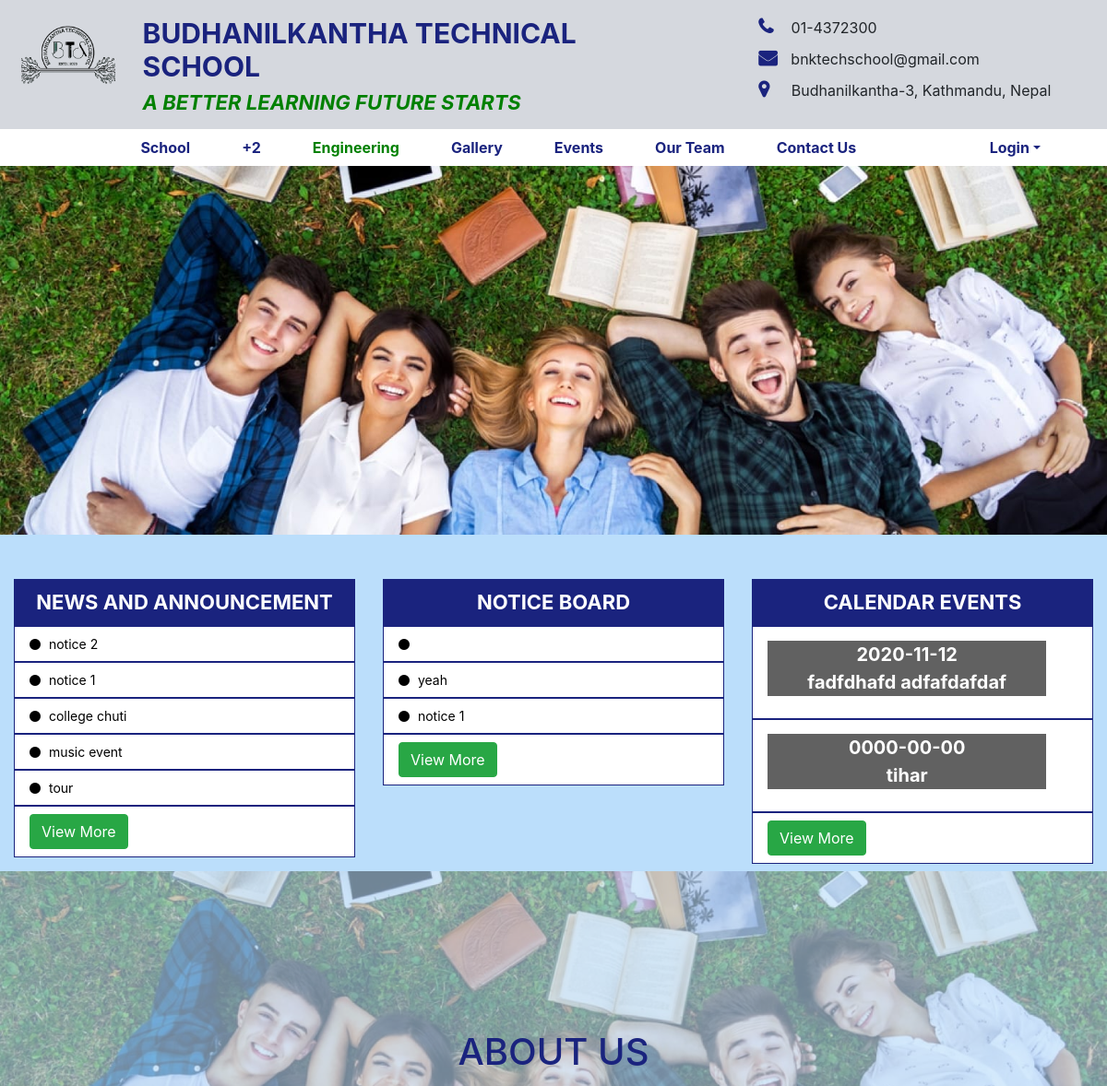
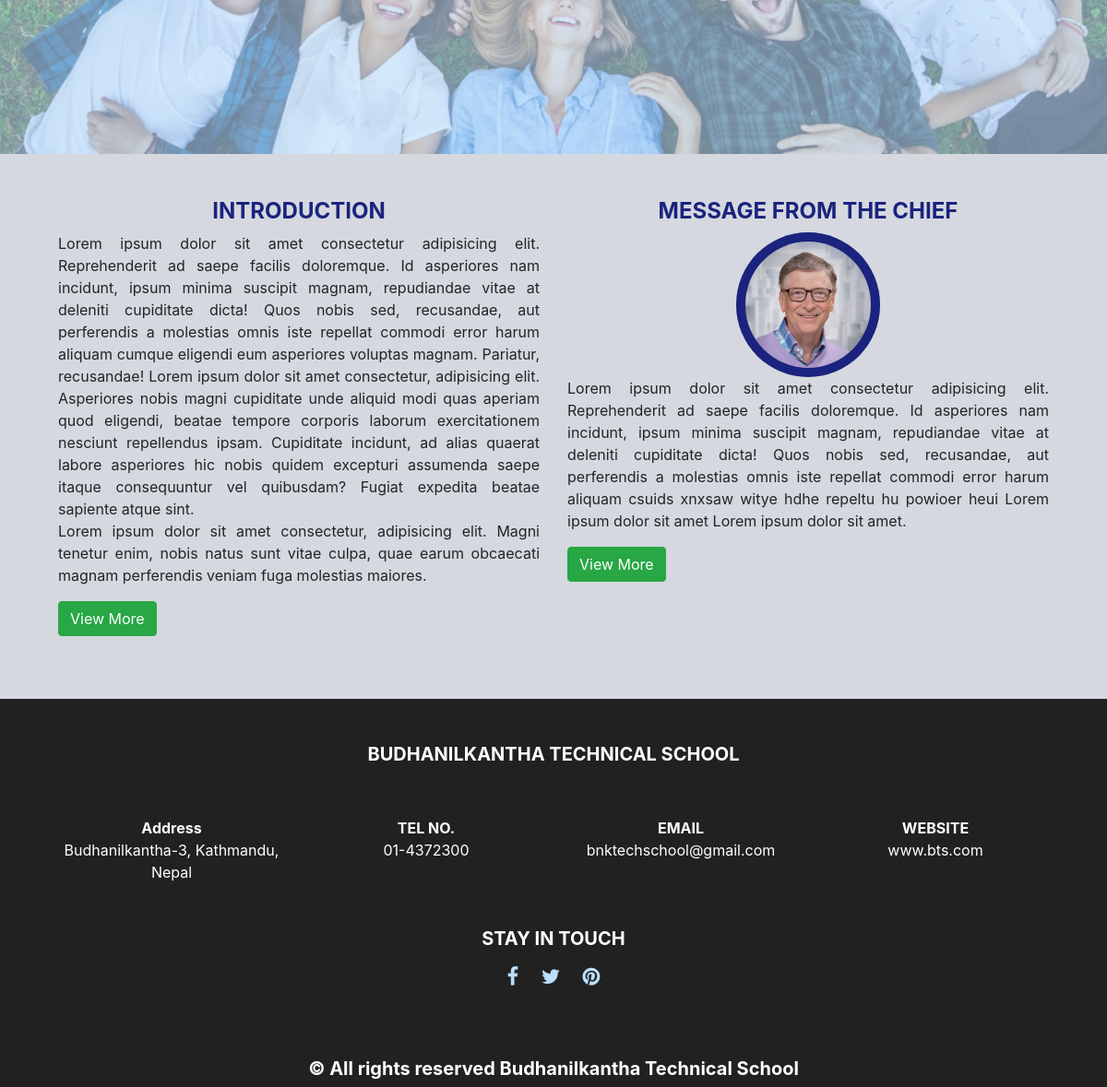
/BTS/engineering/index.php, run on the app's committed database (2 pictures, top to bottom).
### tables this page shows
CREATE TABLE `news_and_event` (
  `id` int(11) NOT NULL,
  `post` text NOT NULL,
  `description` varchar(1025) NOT NULL,
  `date` date NOT NULL,
  `school` int(11) NOT NULL,
  `plus2` int(11) NOT NULL,
  `engineering` int(11) NOT NULL
);

CREATE TABLE `notice` (
  `id` int(11) NOT NULL,
  `notice` text NOT NULL,
  `school` int(11) NOT NULL,
  `plus2` int(11) NOT NULL,
  `engineering` int(11) NOT NULL
);

CREATE TABLE `calender` (
  `id` int(11) NOT NULL,
  `event` text NOT NULL,
  `date` date NOT NULL,
  `school` int(11) NOT NULL,
  `plus2` int(11) NOT NULL,
  `engineering` int(11) NOT NULL
);

### BTS/engineering/index.php (the view, shortened to what this page needs)
?><!DOCTYPE html>
<html lang="en">
  <head>
    <link rel="stylesheet" type="text/css" href="frontpage/css/bootstrap.min.css" />
    <link rel="stylesheet" type="text/css" href="frontpage/css/font-awesome.min.css" />
    <link rel="stylesheet" href="frontpage/css/style.css" />
  </head>
  <body>
    <div class="container-fluid">
      <div class="row top-banner p-2">
        <div class="col-lg-8 col-md-8 col-sm-12">
          <div class="row">
            <div class="col-lg-2 col-sm-6 col-md-4">
              <div class="logo">
                <img src="frontpage/images/logo.jpg" style="margin-top: 20px;" alt="Not Available!" />
              </div>
            </div>
            <div class="col-sm-8">
              <div class="top-title">
                <h1>BUDHANILKANTHA TECHNICAL SCHOOL</h1>
              </div>
              <div class="top-subtitle">
                <h5>A BETTER LEARNING FUTURE STARTS</h5>
              </div>
            </div>
          </div>
        </div>
        <div class="col-lg-4 col-md-4 col-sm-12">
          <div class="quick-contact">
            <ul>
              <li><i class="fa fa-phone"></i>&nbsp;01-4372300</li>
              <li><i class="fa fa-envelope"></i>bnktechschool@gmail.com</li>
              <li>
                <i class="fa fa-map-marker"></i>&nbsp;&nbsp;Budhanilkantha-3,
                Kathmandu, Nepal
              </li>
            </ul>
          </div>
        </div>
      </div>
    </div>
    <?php
      if(isset($_SESSION['login_user'])){
      ?>
    <div>
      <nav class="navbar navbar-expand-lg navbar-light py-0 ">
        <button
          class="navbar-toggler"
          type="button"
          data-toggle="collapse"
          data-target="#navbarSupportedContent"
          aria-controls="navbarSupportedContent"
          aria-expanded="false"
          aria-label="Toggle navigation"
        >
          <span class="navbar-toggler-icon"></span>
        </button>
        <div class="collapse navbar-collapse" id="navbarSupportedContent">
          <ul class="navbar-nav mx-auto">
             <!--<li class="nav-item center-menu">
              <a class="nav-link" href="../index.php">School</a>
            </li>
            <li class="nav-item center-menu">
              <a class="nav-link " href="./+2/index.php">+2</a>
            </li>-->
            <li class="nav-item center-menu">
              <a class="nav-link" href="galary/gallery.php">Gallery</a>
            </li>
            <li class="nav-item center-menu">
              <a class="nav-link" href="./events/events.php">Events</a>
            </li>
            <li class="nav-item center-menu">
              <a class="nav-link" href="resources/resources.php">Resources</a>
            </li>
            <li class="nav-item center-menu">
              <a class="nav-link" href="ourteam/ourteam.php">Our Team</a>
            </li>
             <li class="nav-item center-menu">
              <a class="nav-link" href="results/results.php">Results</a>
            </li>
            <li class="nav-item center-menu">
              <a class="nav-link" href="contact/contact.php">Contact Us</a>
            </li>
          </ul>
          <form class="form-inline my-2 my-lg-0">
            <ul class="navbar-nav mr-5" >
              <li class="nav-item">
                <a class="nav-link right-link" href="student/profile.php"><?php echo "$_SESSION[login_user]";?></a>
              </li>
              <li class="nav-item">
                <a class="nav-link right-link" href="login/logout.php">Logout</a>
              </li>
            </ul>
          </form>
        </div>
      </nav>
    </div>
<?php }else{
  ?>
  <div>
      <nav class="navbar navbar-expand-lg navbar-light py-0 ">
        <div class="collapse navbar-collapse" id="navbarSupportedContent">
          <ul class="navbar-nav mx-auto">
            <li class="nav-item center-menu">
              <a class="nav-link" href="../index.php">School</a>
            </li>
            <li class="nav-item center-menu">
              <a class="nav-link " href="../+2/index.php">+2</a>
            </li>
            <li class="nav-item center-menu">
              <a class="nav-link active " href="">Engineering</a>
            </li>
            <li class="nav-item center-menu">
              <a class="nav-link" href="galary/gallery.php">Gallery</a>
            </li>
            <li class="nav-item center-menu">
              <a class="nav-link" href="events/events.php">Events</a>
            </li>
            <li class="nav-item center-menu">
              <a class="nav-link" href="ourteam/ourteam.php">Our Team</a>
            </li>
            <li class="nav-item center-menu">
              <a class="nav-link" href="contact/contact.php">Contact Us</a>
            </li>
          </ul>
          <form class="form-inline my-2 my-lg-0">
            <ul class="navbar-nav mr-5" >
              <li class="nav-item dropdown" >
                <a class="nav-link right-link dropdown-toggle"
                id="navbarDropdown"
                role="button"
                data-toggle="dropdown"
                aria-haspopup="true"
                aria-expanded="false" >Login</a>
              </li>
            </ul>
          </form>
        </div>
      </nav>
    </div>
  <?php
}?>
    <div class="row p-0">
      <div class="col-lg-12 col-md-12 col-sm-12">
        <div>
          <img src="frontpage/images/banner-img.jpg" class="img-fluid" alt="Not Available!" />
        </div>
      </div>
    </div>
    <div class="container-fluid">
      <div class="row announcement pt-5">
        <div class="col-lg-4 ">
          <ul class="nav flex-column" style="margin-bottom: 15px;">
            <li class="nav-item">
              <a class="nav-link active" href="#">NEWS AND ANNOUNCEMENT</a>
            </li>
             <?php
                      include("connection.php");
                      $sql="select *from news_and_event WHERE engineering=1 ORDER BY id DESC LIMIT 5";
                      $query=mysqli_query($db,$sql);
                      while($row=mysqli_fetch_array($query))
                        {
              ?>
            <li class="nav-item">
              <a class="nav-link" href="#"
                ><i class="fa fa-circle"></i><?php echo $row['post']; ?></a
              >
            </li>
            <?php } ?>
            <li class="nav-item">
              <a class="nav-link" href="#"
                ><button type="button" class="btn btn-success">
                  View More
                </button></a
              >
            </li>
          </ul>
        </div>
        <div class="col-lg-4">
          <ul class="nav flex-column"  style="margin-bottom: 15px;">
            <li class="nav-item">
              <a class="nav-link active" href="#">NOTICE BOARD</a>
            </li>
            <?php
                      $sql="select *from notice WHERE engineering=1 ORDER BY id DESC LIMIT 5";
                      $query=mysqli_query($db,$sql);
                      while($row=mysqli_fetch_array($query))
                        {
              ?>
            <li class="nav-item">
              <a class="nav-link" href="#"
                ><i class="fa fa-circle"></i></i><?php echo $row['notice']; ?></a
              >
            </li>
           <?php } ?>
            <li class="nav-item">
              <a class="nav-link" href="#"
                ><button type="button" class="btn btn-success">
                  View More
                </button></a
              >
            </li>
          </ul>
        </div>
        <div class="col-lg-4">
          <ul class="nav flex-column">
            <li class="nav-item">
              <a class="nav-link active" href="#">CALENDAR EVENTS</a>
            </li>
            <?php
                      $sql="select *from calender WHERE engineering=1 ORDER BY id DESC LIMIT 2";
                      $query=mysqli_query($db,$sql);
                      while($row=mysqli_fetch_array($query))
                        {
              ?>
            <li class="nav-item">
              <a class="nav-link" href="#"><p class="date-marker" style="width:90%; height: 60px; margin-top: 7px;"><?php echo $row['date']; ?><br /><?php echo $row['event']; ?></p>
              </a>
            </li>
          <?php } ?>
            <li class="nav-item">
              <a class="nav-link" href="#"
                ><button type="button" class="btn btn-success">
                  View More
                </button></a
              >
            </li>
          </ul>
        </div>
      </div>
    </div>
    <div class="row p-0">
      <div class="col-lg-12">
        <div class="about-img">
          <img src="frontpage/images/banner-img.jpg" alt="Not Available!" />
          <div class="title">
            <form class="form-inline my-2 my-lg-0">
            <ul class="navbar-nav mr-auto">
              <li class="nav-item">
                <a class="nav-link right-link" href="./description/description.php"><h1>ABOUT US</h1></a>
              </li>
            </ul>
          </form>
          </div>
        </div>
      </div>
    </div>
    <div class="container-fluid">
      <div class="row message p-5">
        <div class="col-lg-6 col-sm-12 col-md-6" >
          <div class="introduction"  style="margin-bottom: 20px;">
            <h4>INTRODUCTION</h4>
            <p>
              Lorem ipsum dolor sit amet consectetur adipisicing elit.
              Reprehenderit ad saepe facilis doloremque. Id asperiores nam
              incidunt, ipsum minima suscipit magnam, repudiandae vitae at
              deleniti cupiditate dicta! Quos nobis sed, recusandae, aut
              perferendis a molestias omnis iste repellat commodi error harum
              aliquam cumque eligendi eum asperiores voluptas magnam. Pariatur,
              recusandae! Lorem ipsum dolor sit amet consectetur, adipisicing
              elit. Asperiores nobis magni cupiditate unde aliquid modi quas
              aperiam quod eligendi, beatae tempore corporis laborum
              exercitationem nesciunt repellendus ipsam. Cupiditate incidunt, ad
              alias quaerat labore asperiores hic nobis quidem excepturi
              assumenda saepe itaque consequuntur vel quibusdam? Fugiat expedita
              beatae sapiente atque sint.<br />
              Lorem ipsum dolor sit amet consectetur, adipisicing elit. Magni
              tenetur enim, nobis natus sunt vitae culpa, quae earum obcaecati
              magnam perferendis veniam fuga molestias maiores.
            </p>
            <button type="button" class="btn btn-success">View More</button>
          </div>
        </div>
        <div class="col-lg-6 col-sm-12 col-md-6">
          <div class="introduction"  style="margin-bottom: 20px;">
            <h4>MESSAGE FROM THE CHIEF</h4>
            <div class="chief-img">
              <img src="frontpage/images/founder.jpg" alt="Not Available!" />
            </div>
            <p>
              Lorem ipsum dolor sit amet consectetur adipisicing elit.
              Reprehenderit ad saepe facilis doloremque. Id asperiores nam
              incidunt, ipsum minima suscipit magnam, repudiandae vitae at
              deleniti cupiditate dicta! Quos nobis sed, recusandae, aut
              perferendis a molestias omnis iste repellat commodi error harum
              aliquam csuids xnxsaw witye hdhe repeltu hu powioer heui Lorem
              ipsum dolor sit amet Lorem ipsum dolor sit amet.
            </p>
            <button type="button" class="btn btn-success">View More</button>
          </div>
        </div>
      </div>
    </div>
    <div class="container-fluid">
      <div class="row bottom-section p-5 pb-0">
        <div class="col-sm-12">
          <div class="bottom-title">
            <h5>BUDHANILKANTHA TECHNICAL SCHOOL</h5>
          </div>
        </div>
      </div>
      <div class="row bottom-section pl-5 pr-5">
        <div class="col-lg-3">
          <span>Address</span><br />Budhanilkantha-3, Kathmandu, Nepal
        </div>
        <div class="col-lg-3"><span>TEL NO.</span><br />01-4372300</div>
        <div class="col-lg-3">
          <span>EMAIL</span><br />bnktechschool@gmail.com
        </div>
        <div class="col-lg-3"><span>WEBSITE</span><br />www.bts.com</div>
      </div>
      <div class="row bottom-section p-5 pb-0">
        <div class="col-sm-12">
          <div class="bottom-title">
            <h5>STAY IN TOUCH</h5>
          </div>
          <div class="social-media">
            <ul>
              <li><i class="fa fa-facebook"></i></li>
              <li><i class="fa fa-twitter"></i></li>
              <li><i class="fa fa-pinterest"></i></li>
            </ul>
          </div>
        </div>
      </div>
      <div class="row bottom-section">
        <div class="col-sm-12">
          <div class="bottom-title">
            <h5>&copy; All rights reserved Budhanilkantha Technical School</h5>
          </div>
        </div>
      </div>
    </div>
  </body>
</html>

### BTS/engineering/frontpage/css/style.css (style rules this page uses)
* { padding: 0; margin: 0; }
body { overflow-x: hidden; background-color: #d5d8de; }
.top-banner { background-color:#d5d8de; }
.top-banner img { width: 100%; }
.top-title h1 { margin-top: 10px; font-size: 30px; font-weight: bolder; color: #1a237e; }
.top-subtitle h5 { font-style: italic; font-weight: bold; color: green; font-size: 22px; }
.quick-contact { margin-top: 10px; }
.quick-contact ul li { display: block; margin-left: 10px; list-style-type: none; margin-top: 10px; }
.quick-contact ul li i { color: #1a237e; font-weight: bold; font-size: 20px; margin-right: 15px; }
nav { background-color: #fff; }
.navbar-nav > .center-menu { padding-left: 20px; padding-right: 20px; }
.navbar-nav > .nav-item > .nav-link { color: #1a237e; font-weight: bold; }
.navbar-nav > .nav-item > .active { color: green; }
.navbar-nav > .nav-item > .right-link { color: #1a237e; }
.announcement { background-color: #bbdefb; }
.flex-column li { border: 1px solid #1a237e; text-align: left; background: #fff; }
.flex-column li a { color: black; font-size: 14px; }
.flex-column li a i { margin-right: 5px; }
.flex-column .active { text-align: center; background-color: #1a237e; color: #fff; font-weight: bolder; font-size: 22px; }
.date-marker { background: #616161; color: #fff; width: 100px; font-weight: bold; text-align: center; font-size: 20px; }
.about-img { width: 100%; height: 400px; position: relative; }
.about-img::before { position: absolute; content: ""; width: 100%; height: 100%; top: 0; left: 0; background-color: #bbdefb; opacity: 0.6; }
.title { position: absolute; top: 50%; left: 50%; transform: translate(-50%, -50%); }
.about-img img { width: 100%; height: 100%; }
.message-chief h4, .introduction h4 { font-weight: bolder; color: #1a237e; text-align: center; }
.introduction p { text-align: justify; }
.chief-img { width: 30%; display: block; margin: auto; background-color: #1a237e; border-radius: 100%; padding: 10px; }
.chief-img img { width: 100%; border-radius: 100%; }
.bottom-section { background-color: #212121; text-align: center; }
.bottom-title { text-align: center; width: 100%; }
.bottom-title h5 { color: #fff; font-weight: bolder; text-align: center; }
.bottom-section span { color: #fff; text-align: center; font-weight: bolder; }
.bottom-section { color: #fff; text-align: center; }
.social-media li { list-style-type: none; display: inline-block; padding: 10px; }
.social-media li i { font-size: 22px; color: #bbdefb; }
#navbarSupportedContent ul li a.active { color: green; }

### data on the page
news_and_event: post "notice 2"
news_and_event: post "notice 1"
news_and_event: post "college chuti"
news_and_event: post "music event"
news_and_event: post "tour"
notice: notice "yeah"
notice: notice "notice 1"
calender: date "2020-11-12", event "fadfdhafd adfafdafdaf dfaoifhdafh"
calender: date "0000-00-00", event "tihar"
